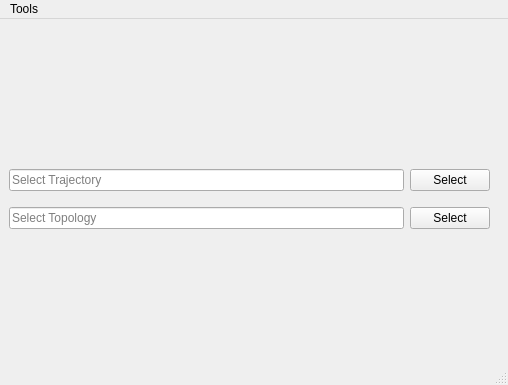
<?xml version="1.0" encoding="UTF-8"?>
<ui version="4.0">
 <class>MainWindow</class>
 <widget class="QMainWindow" name="MainWindow">
  <property name="geometry">
   <rect>
    <x>0</x>
    <y>0</y>
    <width>508</width>
    <height>385</height>
   </rect>
  </property>
  <property name="windowTitle">
   <string>SmarTSzyme</string>
  </property>
  <widget class="QWidget" name="centralwidget">
   <widget class="QWidget" name="gridLayoutWidget">
    <property name="geometry">
     <rect>
      <x>9</x>
      <y>140</y>
      <width>481</width>
      <height>80</height>
     </rect>
    </property>
    <layout class="QGridLayout" name="gridLayout">
     <item row="0" column="1">
      <widget class="QPushButton" name="button_trajectory">
       <property name="text">
        <string>Select</string>
       </property>
      </widget>
     </item>
     <item row="1" column="1">
      <widget class="QPushButton" name="button_topology">
       <property name="text">
        <string>Select</string>
       </property>
      </widget>
     </item>
     <item row="1" column="0">
      <widget class="QLineEdit" name="edit_topology">
       <property name="placeholderText">
        <string>Select Topology</string>
       </property>
      </widget>
     </item>
     <item row="0" column="0">
      <widget class="QLineEdit" name="edit_trajectory">
       <property name="placeholderText">
        <string>Select Trajectory</string>
       </property>
      </widget>
     </item>
    </layout>
   </widget>
  </widget>
  <widget class="QStatusBar" name="statusbar"/>
  <widget class="QMenuBar" name="menubar">
   <property name="geometry">
    <rect>
     <x>0</x>
     <y>0</y>
     <width>508</width>
     <height>24</height>
    </rect>
   </property>
   <widget class="QMenu" name="menuMeasures">
    <property name="title">
     <string>Tools</string>
    </property>
    <addaction name="actionMeasures"/>
    <addaction name="actionSimula_Input"/>
    <addaction name="actionReduce_results"/>
   </widget>
   <addaction name="menuMeasures"/>
  </widget>
  <action name="actionLoadTopTraj">
   <property name="text">
    <string>Top/Traj</string>
   </property>
  </action>
  <action name="actionTrajetory">
   <property name="text">
    <string>Trajetory</string>
   </property>
  </action>
  <action name="actionMeasures">
   <property name="text">
    <string>Measures</string>
   </property>
  </action>
  <action name="actionSimula_Input">
   <property name="text">
    <string>Simula Input</string>
   </property>
  </action>
  <action name="actionReduce_results">
   <property name="text">
    <string>Reduce results</string>
   </property>
  </action>
  <action name="actionLoadReduce">
   <property name="text">
    <string>Reduce results</string>
   </property>
  </action>
  <action name="actionaliaa">
   <property name="text">
    <string>aliaa</string>
   </property>
  </action>
 </widget>
 <resources/>
 <connections/>
</ui>
